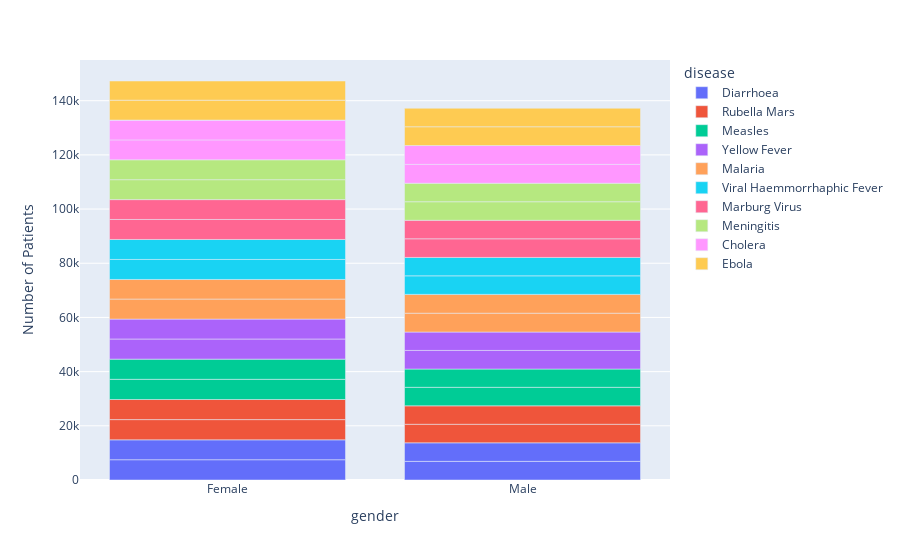

The cell this chart's notebook holds for it:
### Markdown cell above
### Disease and Gender of Patients Distribution

### Code cell
infectious_data_gender= infectious_data.groupby(['gender', 'disease', 'health_status'])['id'].count().reset_index(name='Number of Patients').sort_values(by= 'Number of Patients', ascending= False)
infectious_data_gender

px.bar(infectious_data_gender, x= 'gender' , y='Number of Patients', color= 'disease')

### Figure 1 — Plotly figure (JSON) as saved in the notebook; plotly's stock layout.template omitted (floating-point values rounded to 4 significant figures)
{"data": [{"alignmentgroup": "True", "hovertemplate": "disease=Diarrhoea<br>gender=%{x}<br>Number of Patients=%{y}<extra></extra>", "legendgroup": "Diarrhoea", "marker": {"color": "#636efa", "pattern": {"shape": ""}}, "name": "Diarrhoea", "offsetgroup": "Diarrhoea", "orientation": "v", "showlegend": true, "textposition": "auto", "type": "bar", "x": ["Female", "Female", "Male", "Male"], "xaxis": "x", "y": [7483, 7345, 6878, 6844], "yaxis": "y"}, {"alignmentgroup": "True", "hovertemplate": "disease=Rubella Mars<br>gender=%{x}<br>Number of Patients=%{y}<extra></extra>", "legendgroup": "Rubella Mars", "marker": {"color": "#EF553B", "pattern": {"shape": ""}}, "name": "Rubella Mars", "offsetgroup": "Rubella Mars", "orientation": "v", "showlegend": true, "textposition": "auto", "type": "bar", "x": ["Female", "Female", "Male", "Male"], "xaxis": "x", "y": [7465, 7423, 6847, 6804], "yaxis": "y"}, {"alignmentgroup": "True", "hovertemplate": "disease=Measles<br>gender=%{x}<br>Number of Patients=%{y}<extra></extra>", "legendgroup": "Measles", "marker": {"color": "#00cc96", "pattern": {"shape": ""}}, "name": "Measles", "offsetgroup": "Measles", "orientation": "v", "showlegend": true, "textposition": "auto", "type": "bar", "x": ["Female", "Female", "Male", "Male"], "xaxis": "x", "y": [7447, 7445, 6840, 6739], "yaxis": "y"}, {"alignmentgroup": "True", "hovertemplate": "disease=Yellow Fever<br>gender=%{x}<br>Number of Patients=%{y}<extra></extra>", "legendgroup": "Yellow Fever", "marker": {"color": "#ab63fa", "pattern": {"shape": ""}}, "name": "Yellow Fever", "offsetgroup": "Yellow Fever", "orientation": "v", "showlegend": true, "textposition": "auto", "type": "bar", "x": ["Female", "Female", "Male", "Male"], "xaxis": "x", "y": [7431, 7345, 6873, 6779], "yaxis": "y"}, {"alignmentgroup": "True", "hovertemplate": "disease=Malaria<br>gender=%{x}<br>Number of Patients=%{y}<extra></extra>", "legendgroup": "Malaria", "marker": {"color": "#FFA15A", "pattern": {"shape": ""}}, "name": "Malaria", "offsetgroup": "Malaria", "orientation": "v", "showlegend": true, "textposition": "auto", "type": "bar", "x": ["Female", "Female", "Male", "Male"], "xaxis": "x", "y": [7402, 7228, 6963, 6942], "yaxis": "y"}, {"alignmentgroup": "True", "hovertemplate": "disease=Viral Haemmorrhaphic Fever<br>gender=%{x}<br>Number of Patients=%{y}<extra></extra>", "legendgroup": "Viral Haemmorrhaphic Fever", "marker": {"color": "#19d3f3", "pattern": {"shape": ""}}, "name": "Viral Haemmorrhaphic Fever", "offsetgroup": "Viral Haemmorrhaphic Fever", "orientation": "v", "showlegend": true, "textposition": "auto", "type": "bar", "x": ["Female", "Female", "Male", "Male"], "xaxis": "x", "y": [7396, 7370, 6848, 6787], "yaxis": "y"}, {"alignmentgroup": "True", "hovertemplate": "disease=Marburg Virus<br>gender=%{x}<br>Number of Patients=%{y}<extra></extra>", "legendgroup": "Marburg Virus", "marker": {"color": "#FF6692", "pattern": {"shape": ""}}, "name": "Marburg Virus", "offsetgroup": "Marburg Virus", "orientation": "v", "showlegend": true, "textposition": "auto", "type": "bar", "x": ["Female", "Female", "Male", "Male"], "xaxis": "x", "y": [7380, 7334, 6886, 6830], "yaxis": "y"}, {"alignmentgroup": "True", "hovertemplate": "disease=Meningitis<br>gender=%{x}<br>Number of Patients=%{y}<extra></extra>", "legendgroup": "Meningitis", "marker": {"color": "#B6E880", "pattern": {"shape": ""}}, "name": "Meningitis", "offsetgroup": "Meningitis", "orientation": "v", "showlegend": true, "textposition": "auto", "type": "bar", "x": ["Female", "Female", "Male", "Male"], "xaxis": "x", "y": [7356, 7335, 6849, 6822], "yaxis": "y"}, {"alignmentgroup": "True", "hovertemplate": "disease=Cholera<br>gender=%{x}<br>Number of Patients=%{y}<extra></extra>", "legendgroup": "Cholera", "marker": {"color": "#FF97FF", "pattern": {"shape": ""}}, "name": "Cholera", "offsetgroup": "Cholera", "orientation": "v", "showlegend": true, "textposition": "auto", "type": "bar", "x": ["Female", "Female", "Male", "Male", "Female"], "xaxis": "x", "y": [7356, 7316, 6965, 6951, 1], "yaxis": "y"}, {"alignmentgroup": "True", "hovertemplate": "disease=Ebola<br>gender=%{x}<br>Number of Patients=%{y}<extra></extra>", "legendgroup": "Ebola", "marker": {"color": "#FECB52", "pattern": {"shape": ""}}, "name": "Ebola", "offsetgroup": "Ebola", "orientation": "v", "showlegend": true, "textposition": "auto", "type": "bar", "x": ["Female", "Female", "Male", "Male"], "xaxis": "x", "y": [7336, 7078, 6936, 6829], "yaxis": "y"}], "layout": {"barmode": "relative", "legend": {"title": {"text": "disease"}, "tracegroupgap": 0}, "margin": {"t": 60}, "xaxis": {"anchor": "y", "domain": [0, 1], "title": {"text": "gender"}}, "yaxis": {"anchor": "x", "domain": [0, 1], "title": {"text": "Number of Patients"}}}}
